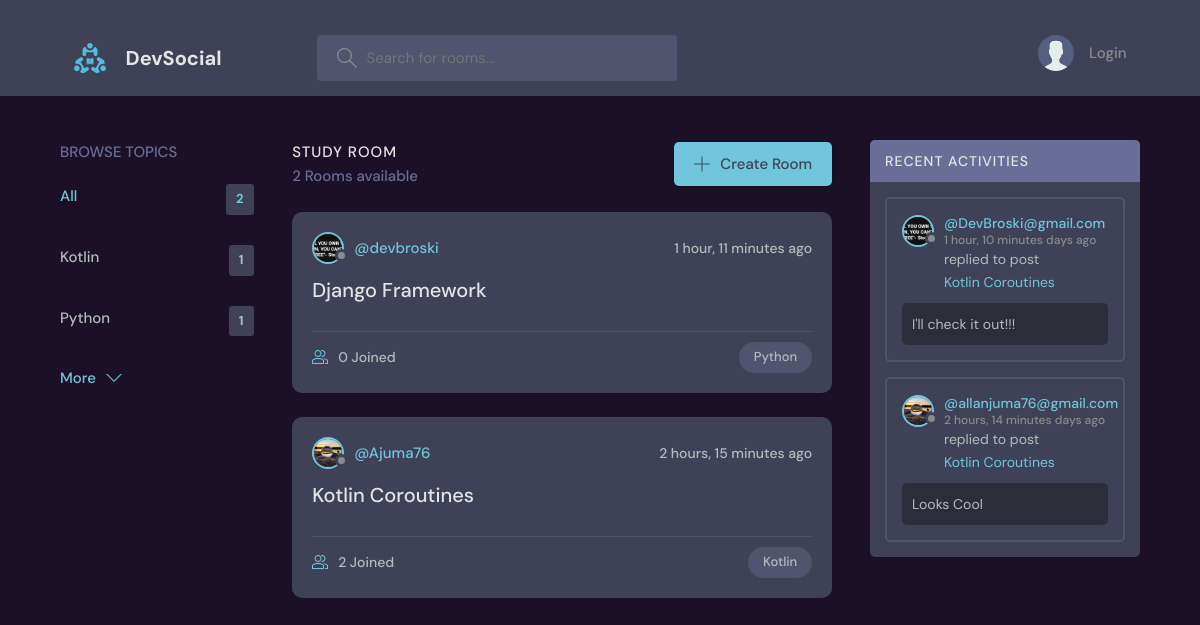
The page / on the database its author committed.
### base/models.py (models this page shows, shortened)
class Topic(models.Model):
    name = models.CharField(max_length=200)

class Room(models.Model):
    host = models.ForeignKey(User, on_delete=models.SET_NULL, null=True)
    topic = models.ForeignKey(Topic, on_delete=models.SET_NULL, null=True)
    name = models.CharField(max_length=200)
    description = models.TextField(null=True, blank=True)
    participants = models.ManyToManyField(User, related_name='participants', blank=True)
    updated = models.DateTimeField(auto_now=True)
    created = models.DateTimeField(auto_now_add=True)
    class Meta:
        ordering = ['-updated', '-created']
    def __str__(self):
        return self.name

class User(AbstractUser):
    name = models.CharField(max_length=200, null=True)
    email = models.EmailField(unique=True, null=True)
    bio = models.TextField(null=True)
    avatar = models.ImageField(null=True, default="avatar.svg")
    USERNAME_FIELD  = 'email'
    REQUIRED_FIELDS = []

class Message(models.Model):
    user = models.ForeignKey(User, on_delete=models.CASCADE)
    room = models.ForeignKey(Room, on_delete=models.CASCADE)
    body = models.TextField()
    updated = models.DateTimeField(auto_now=True)
    created = models.DateTimeField(auto_now_add=True)
    class Meta:
        ordering = ['-updated', '-created']

### base/views.py (the view)
# urls.py: path('', views.home, name='home'),
def home(request):
    q = request.GET.get('q') if request.GET.get('q') != None else ''
    rooms = Room.objects.filter(
       Q(topic__name__icontains=q) |
       Q(name__icontains=q) |
       Q(description__icontains=q))
    topics = Topic.objects.all()[0:5]
    room_count = rooms.count()
    room_messages = Message.objects.filter(Q(room__topic__name__icontains=q))
    context = {'rooms':rooms,
               'topics':topics,
                'room_count':room_count,
                'room_messages':room_messages }
    return render(request, 'base/home.html', context)

### templates/base/home.html (shortened to what this page needs)
{% extends 'base/main.html' %}
  {% block content %}
    <main class="layout layout--3">
      <div class="container">
        {% include 'base/topics_components.html' %}
        <div class="roomList">
          <div class="roomList__header">
            <div>
              <h2>Study Room</h2>
              <p>{{room_count}} Rooms available</p>
            </div>
            <a class="btn btn--main" href="{% url 'create_room' %}">
              <svg version="1.1" xmlns="http://www.w3.org/2000/svg" width="32" height="32" viewBox="0 0 32 32">
                <title>add</title>
                <path
                  d="M16.943 0.943h-1.885v14.115h-14.115v1.885h14.115v14.115h1.885v-14.115h14.115v-1.885h-14.115v-14.115z"
                ></path>
              </svg>
              Create Room
            </a>
          </div>
          {% include 'base/feed_components.html' %}
        </div>
        {% include 'base/activity_component.html' %}
      </div>
    </main>
    {% endblock %}

### templates/base/topics_components.html
<div class="topics">
    <div class="topics__header">
      <h2>Browse Topics</h2>
    </div>
    <ul class="topics__list">
      <li>
        <a href="{% url 'home' %}" class="active">All <span>{{topics.count}}</span></a>
      </li>
      {% for topic in topics %}
      <li>
        <a href="{% url 'home' %}?q={{topic.name}}">{{topic.name}}<span>{{topic.room_set.all.count}}</span></a>
      </li>
      {% endfor %}
    </ul>
    <a class="btn btn--link" href="{% url 'topics' %}">
      More
      <svg version="1.1" xmlns="http://www.w3.org/2000/svg" width="32" height="32" viewBox="0 0 32 32">
        <title>chevron-down</title>
        <path d="M16 21l-13-13h-3l16 16 16-16h-3l-13 13z"></path>
      </svg>
    </a>
  </div>

### templates/base/feed_components.html (shortened to what this page needs)
{% for room in rooms %}
    <div class="roomListRoom">
        <div class="roomListRoom__header">
        <a href="{% url 'user_profile' room.host.id %}" class="roomListRoom__author">
            <div class="avatar avatar--small">
            <img src="{{room.host.avatar.url}}" />
            </div>
            <span>@{{room.host.username}}</span>
        </a>
        <div class="roomListRoom__actions">
            <span>{{room.created|timesince}} ago</span>
        </div>
        </div>
        <div class="roomListRoom__content">
        <a href="{% url 'room' room.id %}">{{room.name}}</a>
        </div>
        <div class="roomListRoom__meta">
        <a href="{% url 'room' room.id %}" class="roomListRoom__joined">
            {{room.participants.all.count}} Joined
        </a>
        <p class="roomListRoom__topic">{{room.topic.name}}</p>
        </div>
    </div>
{% endfor %}

### templates/base/activity_component.html (shortened to what this page needs)
<div class="activities">
    <div class="activities__header">
      <h2>Recent Activities</h2>
    </div>
    {% for message in room_messages %}
    <div class="activities__box">
      <div class="activities__boxHeader roomListRoom__header">
        <a href="{% url 'user_profile' message.user.id %}" class="roomListRoom__author">
          <div class="avatar avatar--small">
            <img src="{{message.user.avatar.url}}" />
          </div>
          <p>
            @{{message.user}}
            <span>{{message.created|timesince}} days ago</span>
          </p>
        </a>
      </div>
      <div class="activities__boxContent">
        <p>replied to post <a href="{% url 'room' message.room.id %}">{{message.room}}</a></p>
        <div class="activities__boxRoomContent">
          {{message.body}}
        </div>
      </div>
    </div>
    {% endfor %}
  </div>

### rows shown on the page
Topic: name "Kotlin", room_set.all.count "1"
Topic: name "Python", room_set.all.count "1"
Room: host.avatar (picture), host.username "devbroski", created "1 hour, 11 minutes", name "Django Framework", participants.all.count "0", topic.name "Python"
Room: host.avatar (picture), host.username "Ajuma76", created "2 hours, 15 minutes", name "Kotlin Coroutines", participants.all.count "2", topic.name "Kotlin"
Message: user.avatar (picture), user "DevBroski@gmail.com", created "1 hour, 10 minutes", room "Kotlin Coroutines", body "I'll check it out!!!"
Message: user.avatar (picture), user "allanjuma76@gmail.com", created "2 hours, 14 minutes", room "Kotlin Coroutines", body "Looks Cool"

### other values the page prints
{{ topics.count }} "2"
{{ room_count }} "2"
